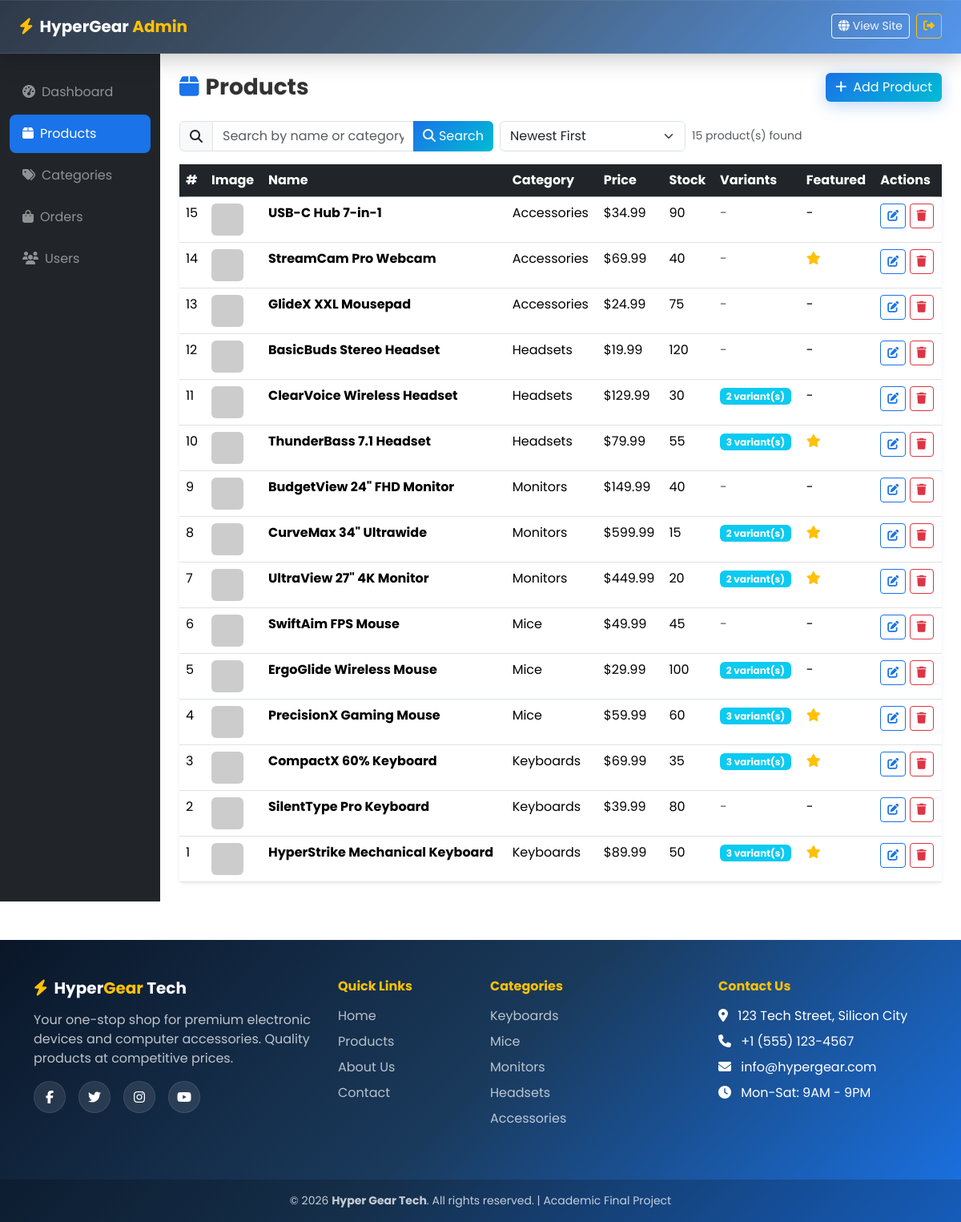
/admin/products.php (signed in), run on the app's committed database.
### tables this page shows
CREATE TABLE IF NOT EXISTS `products` (
    `id` INT AUTO_INCREMENT PRIMARY KEY,
    `category_id` INT NOT NULL,
    `name` VARCHAR(200) NOT NULL,
    `description` TEXT DEFAULT NULL,
    `price` DECIMAL(10,2) NOT NULL,
    `old_price` DECIMAL(10,2) DEFAULT NULL,
    `stock` INT NOT NULL DEFAULT 0,
    `image` VARCHAR(255) DEFAULT 'default.png',
    `featured` TINYINT(1) DEFAULT 0,
    `created_at` TIMESTAMP DEFAULT CURRENT_TIMESTAMP,
    `updated_at` TIMESTAMP DEFAULT CURRENT_TIMESTAMP ON UPDATE CURRENT_TIMESTAMP,
    FOREIGN KEY (`category_id`) REFERENCES `categories`(`id`) ON DELETE CASCADE
);

CREATE TABLE IF NOT EXISTS `categories` (
    `id` INT AUTO_INCREMENT PRIMARY KEY,
    `name` VARCHAR(100) NOT NULL,
    `description` TEXT DEFAULT NULL,
    `icon` VARCHAR(50) DEFAULT 'fa-tag',
    `created_at` TIMESTAMP DEFAULT CURRENT_TIMESTAMP
);

### admin/products.php (the view, shortened to what this page needs)
<?php
require_once __DIR__ . '/../config/database.php';
$products = $conn->query("SELECT p.*, c.name as category_name, (SELECT COUNT(*) FROM product_variations WHERE product_id = p.id) as var_count FROM products p JOIN categories c ON p.category_id = c.id ORDER BY p.id DESC");
require_once __DIR__ . '/../includes/header.php';
?>
<nav class="navbar navbar-expand-lg navbar-dark sticky-top hg-navbar glass-navbar">
    <div class="container-fluid px-4">
        <a class="navbar-brand fw-bold" href="<?= BASE_URL ?>admin/dashboard.php"><i class="fas fa-bolt text-warning me-2"></i>HyperGear <span class="text-warning">Admin</span></a>
        <div class="ms-auto"><a href="<?= BASE_URL ?>" class="btn btn-outline-light btn-sm me-2"><i class="fas fa-globe me-1"></i>View Site</a><a href="<?= BASE_URL ?>pages/logout.php" class="btn btn-outline-warning btn-sm"><i class="fas fa-sign-out-alt"></i></a></div>
    </div>
</nav>
<div class="container-fluid">
    <div class="row">
        <div class="col-lg-2 bg-dark min-vh-100 py-4 admin-sidebar">
            <nav class="nav flex-column">
                <a class="nav-link text-white-50" href="<?= BASE_URL ?>admin/dashboard.php"><i class="fas fa-tachometer-alt me-2"></i>Dashboard</a>
                <a class="nav-link text-white active" href="<?= BASE_URL ?>admin/products.php"><i class="fas fa-box me-2"></i>Products</a>
                <a class="nav-link text-white-50" href="<?= BASE_URL ?>admin/categories.php"><i class="fas fa-tags me-2"></i>Categories</a>
                <a class="nav-link text-white-50" href="<?= BASE_URL ?>admin/orders.php"><i class="fas fa-shopping-bag me-2"></i>Orders</a>
                <a class="nav-link text-white-50" href="<?= BASE_URL ?>admin/users.php"><i class="fas fa-users me-2"></i>Users</a>
            </nav>
        </div>
        <div class="col-lg-10 py-4 px-4">
            <div class="d-flex justify-content-between align-items-center mb-4">
                <h3 class="fw-bold mb-0"><i class="fas fa-box me-2 text-primary"></i>Products</h3>
                <button class="btn btn-primary hg-btn-glow" data-bs-toggle="collapse" data-bs-target="#productForm"><i class="fas fa-plus me-2"></i>Add Product</button>
            </div>
            <div class="row mb-3 g-2">
                <div class="col-md-5">
                    <div class="input-group">
                        <span class="input-group-text"><i class="fas fa-search"></i></span>
                        <input type="text" id="prodSearch" class="form-control" placeholder="Search by name or category..." onkeyup="filterProducts()">
                        <button class="btn btn-primary" type="button" onclick="filterProducts()"><i class="fas fa-search me-1"></i>Search</button>
                    </div>
                </div>
                <div class="col-md-3">
                    <select id="prodSort" class="form-select" onchange="sortProducts()">
                        <option value="id-desc">Newest First</option>
                    </select>
                </div>
                <div class="col-md-2"><span class="text-muted small mt-2 d-block" id="prodCount"></span></div>
            </div>
            <div class="card border-0 shadow-sm">
                <div class="card-body p-0">
                    <div class="table-responsive">
                        <table class="table table-hover mb-0" id="productsTable">
                            <thead class="table-dark">
                                <tr><th>#</th><th>Image</th><th>Name</th><th>Category</th><th>Price</th><th>Stock</th><th>Variants</th><th>Featured</th><th>Actions</th></tr>
                            </thead>
                            <tbody id="prodBody">
                                <?php while ($p = $products->fetch_assoc()): ?>
                                <tr data-id="<?= $p['id'] ?>" data-name="<?= htmlspecialchars(strtolower($p['name'])) ?>" data-cat="<?= htmlspecialchars(strtolower($p['category_name'])) ?>" data-price="<?= $p['price'] ?>" data-stock="<?= $p['stock'] ?>">
                                    <td><?= $p['id'] ?></td>
                                    <td><img src="<?= BASE_URL ?>assets/images/<?= htmlspecialchars($p['image']) ?>" width="40" height="40" class="rounded" style="object-fit:cover;" onerror="this.src='https://via.placeholder.com/40/1a3a5c/ffffff?text=IMG'"></td>
                                    <td class="fw-bold"><?= htmlspecialchars($p['name']) ?></td>
                                    <td><?= htmlspecialchars($p['category_name']) ?></td>
                                    <td>$<?= number_format($p['price'], 2) ?></td>
                                    <td><?= $p['stock'] ?></td>
                                    <td>
                                        <?php if ($p['var_count'] > 0): ?>
                                            <a href="?variants=<?= $p['id'] ?>" class="badge bg-info text-decoration-none"><?= $p['var_count'] ?> variant(s)</a>
                                        <?php else: ?>
                                            <span class="text-muted">-</span>
                                        <?php endif; ?>
                                    </td>
                                    <td><?= $p['featured'] ? '<i class="fas fa-star text-warning"></i>' : '-' ?></td>
                                    <td>
                                        <a href="<?= BASE_URL ?>admin/products.php?edit=<?= $p['id'] ?>" class="btn btn-sm btn-outline-primary"><i class="fas fa-edit"></i></a>
                                        <a href="<?= BASE_URL ?>admin/products.php?delete=<?= $p['id'] ?>" class="btn btn-sm btn-outline-danger" onclick="return confirm('Delete this product and its image?')"><i class="fas fa-trash"></i></a>
                                    </td>
                                </tr>
                                <?php endwhile; ?>
                            </tbody>
                        </table>
                    </div>
                </div>
            </div>
        </div>
    </div>
</div>
<?php require_once __DIR__ . '/../includes/footer.php'; ?>

### assets/css/style.css (style rules this page uses)
:root { --hg-blue-deep: #0a1628; --hg-blue-dark: #0d2137; --hg-blue-primary: #1a73e8; --hg-blue-bright: #2196f3; --hg-blue-light: #64b5f6; --hg-blue-cyan: #00bcd4; --hg-gradient-1: linear-gradient( 135deg, #0a1628 0%, #1a3a5c 50%, #1a73e8 100% ); --hg-gradient-2: linear-gradient(135deg, #1a73e8 0%, #00bcd4 100%); --hg-gradient-3: linear-gradient(135deg, #0d2137 0%, #1a73e8 100%); --hg-shadow-blue: 0 4px 20px rgba(26, 115, 232, 0.3); --hg-shadow-glow: 0 0 30px rgba(26, 115, 232, 0.4); --hg-font: "Poppins", sans-serif; --glass-bg: rgba(255, 255, 255, 0.08); --glass-bg-light: rgba(255, 255, 255, 0.65); --glass-border: rgba(255, 255, 255, 0.18); --glass-border-light: rgba(255, 255, 255, 0.35); --glass-blur: 20px; --glass-shadow: 0 8px 32px rgba(0, 0, 0, 0.12); --glass-glow: 0 0 40px rgba(26, 115, 232, 0.15); }
* { margin: 0; padding: 0; box-sizing: border-box; }
body { font-family: var(--hg-font); color: #333; overflow-x: hidden; animation: fadeInPage 0.6s ease-out; }
.hg-navbar { background: var(--hg-gradient-1) !important; box-shadow: 0 2px 20px rgba(0, 0, 0, 0.3); padding: 0.8rem 0; backdrop-filter: blur(10px); z-index: 1050; }
.glass-navbar { background: linear-gradient( 135deg, rgba(10, 22, 40, 0.85) 0%, rgba(26, 58, 92, 0.8) 50%, rgba(26, 115, 232, 0.75) 100% ) !important; backdrop-filter: blur(24px) saturate(1.4) !important; -webkit-backdrop-filter: blur(24px) saturate(1.4) !important; border-bottom: 1px solid rgba(255, 255, 255, 0.12); box-shadow: 0 4px 30px rgba(0, 0, 0, 0.25), inset 0 1px 0 rgba(255, 255, 255, 0.08); }
.hg-btn-glow { position: relative; overflow: hidden; transition: all 0.3s ease; box-shadow: var(--hg-shadow-blue); }
.hg-btn-glow::after { content: ""; position: absolute; top: -50%; left: -50%; width: 200%; height: 200%; background: linear-gradient( 45deg, transparent 30%, rgba(255, 255, 255, 0.15) 50%, transparent 70% ); transition: all 0.5s ease; transform: translateX(-100%); }
.admin-sidebar .nav-link { padding: 0.75rem 1rem; border-radius: 8px; margin-bottom: 4px; transition: all 0.3s ease; }
.admin-sidebar .nav-link:hover, .admin-sidebar .nav-link.active { background: var(--hg-blue-primary); color: #fff !important; }
.btn-primary { background: var(--hg-gradient-2); border: none; }
.btn-outline-primary { color: var(--hg-blue-primary); border-color: var(--hg-blue-primary); }
.text-primary { color: var(--hg-blue-primary) !important; }
.card { transition: all 0.3s cubic-bezier(0.25, 0.46, 0.45, 0.94); }
.btn { transition: all 0.3s cubic-bezier(0.25, 0.46, 0.45, 0.94); }
.table-dark { background: linear-gradient( 135deg, rgba(10, 22, 40, 0.95), rgba(26, 58, 92, 0.9) ) !important; backdrop-filter: blur(8px); }

### data on the page
products: id "15", name "USB-C Hub 7-in-1", category.name "Accessories", price "34.99", stock "90"
products: id "14", name "StreamCam Pro Webcam", category.name "Accessories", price "69.99", stock "40", featured 1 (drawn)
products: id "13", name "GlideX XXL Mousepad", category.name "Accessories", price "24.99", stock "75"
products: id "12", name "BasicBuds Stereo Headset", category.name "Headsets", price "19.99", stock "120"
products: id "11", name "ClearVoice Wireless Headset", category.name "Headsets", price "129.99", stock "30", var_count "2"
products: id "10", name "ThunderBass 7.1 Headset", category.name "Headsets", price "79.99", stock "55", var_count "3", featured 1 (drawn)
products: id "9", name "BudgetView 24\" FHD Monitor", category.name "Monitors", price "149.99", stock "40"
products: id "8", name "CurveMax 34\" Ultrawide", category.name "Monitors", price "599.99", stock "15", var_count "2", featured 1 (drawn)
products: id "7", name "UltraView 27\" 4K Monitor", category.name "Monitors", price "449.99", stock "20", var_count "2", featured 1 (drawn)
products: id "6", name "SwiftAim FPS Mouse", category.name "Mice", price "49.99", stock "45"
products: id "5", name "ErgoGlide Wireless Mouse", category.name "Mice", price "29.99", stock "100", var_count "2"
products: id "4", name "PrecisionX Gaming Mouse", category.name "Mice", price "59.99", stock "60", var_count "3", featured 1 (drawn)
products: id "3", name "CompactX 60% Keyboard", category.name "Keyboards", price "69.99", stock "35", var_count "3", featured 1 (drawn)
products: id "2", name "SilentType Pro Keyboard", category.name "Keyboards", price "39.99", stock "80"
products: id "1", name "HyperStrike Mechanical Keyboard", category.name "Keyboards", price "89.99", stock "50", var_count "3", featured 1 (drawn)
